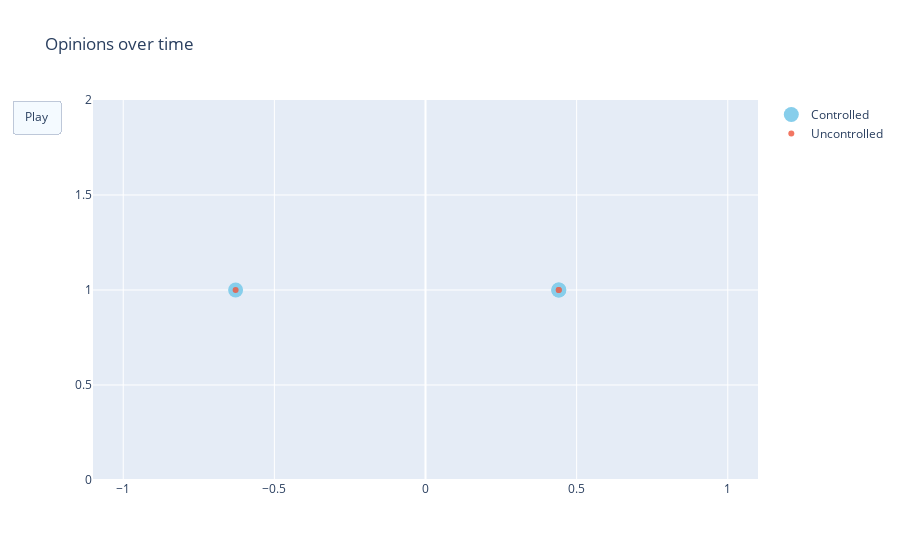

Source (notebook cell):
### Code cell
fig = go.Figure(
    data=[go.Scatter(x=c_xs[:, 0].flatten(), y=np.ones(eq.var_dim-1),
                         mode='markers',
                         name="Controlled", marker=dict(color='SkyBlue', size=15)),
         go.Scatter(x=uc_xs[:, 0].flatten(), y=np.ones(eq.var_dim-1),
                         mode='markers',
                         name="Uncontrolled", opacity=0.8)],
    layout=go.Layout(
        xaxis=dict(range=[-1.1, 1.1], autorange=False),
        yaxis=dict(range=[0, 2], autorange=False),
        title="Opinions over time",
        updatemenus=[dict(
            type="buttons",
            buttons=[dict(label="Play",
                          method="animate",
                          args=[None, {"frame": {"duration": 25, 
                                                                        "redraw": False},
                                                              "fromcurrent": True, 
                                                              "transition": {"duration": 0.1}}])])]
    ),
    frames=[go.Frame(data=[go.Scatter(x=c_xs[:, i].flatten(), y=np.ones(eq.var_dim-1),
                         mode='markers',
                         name="Controlled", marker=dict(color='SkyBlue', size=15)),
                          go.Scatter(x=uc_xs[:, i].flatten(), y=np.ones(eq.var_dim-1),
                         mode='markers',
                         name="Uncontrolled", opacity=0.8)]) for i in range(c_xs.shape[1])]
)
fig.update_layout(transition = {'duration': 0.1})
fig.show()

### Figure 1 — Plotly figure (JSON) as saved in the notebook; plotly's stock layout.template omitted (floating-point values rounded to 4 significant figures)
{"data": [{"marker": {"color": "SkyBlue", "size": 15}, "mode": "markers", "name": "Controlled", "type": "scatter", "x": [-0.6282, 0.4409, 0.4409], "y": [1, 1, 1]}, {"mode": "markers", "name": "Uncontrolled", "opacity": 0.8, "type": "scatter", "x": [-0.6282, 0.4409, 0.4409], "y": [1, 1, 1]}], "layout": {"title": {"text": "Opinions over time"}, "transition": {"duration": 0.1}, "updatemenus": [{"buttons": [{"args": [null, {"frame": {"duration": 25, "redraw": false}, "fromcurrent": true, "transition": {"duration": 0.1}}], "label": "Play", "method": "animate"}], "type": "buttons"}], "xaxis": {"autorange": false, "range": [-1.1, 1.1]}, "yaxis": {"autorange": false, "range": [0, 2]}}}
